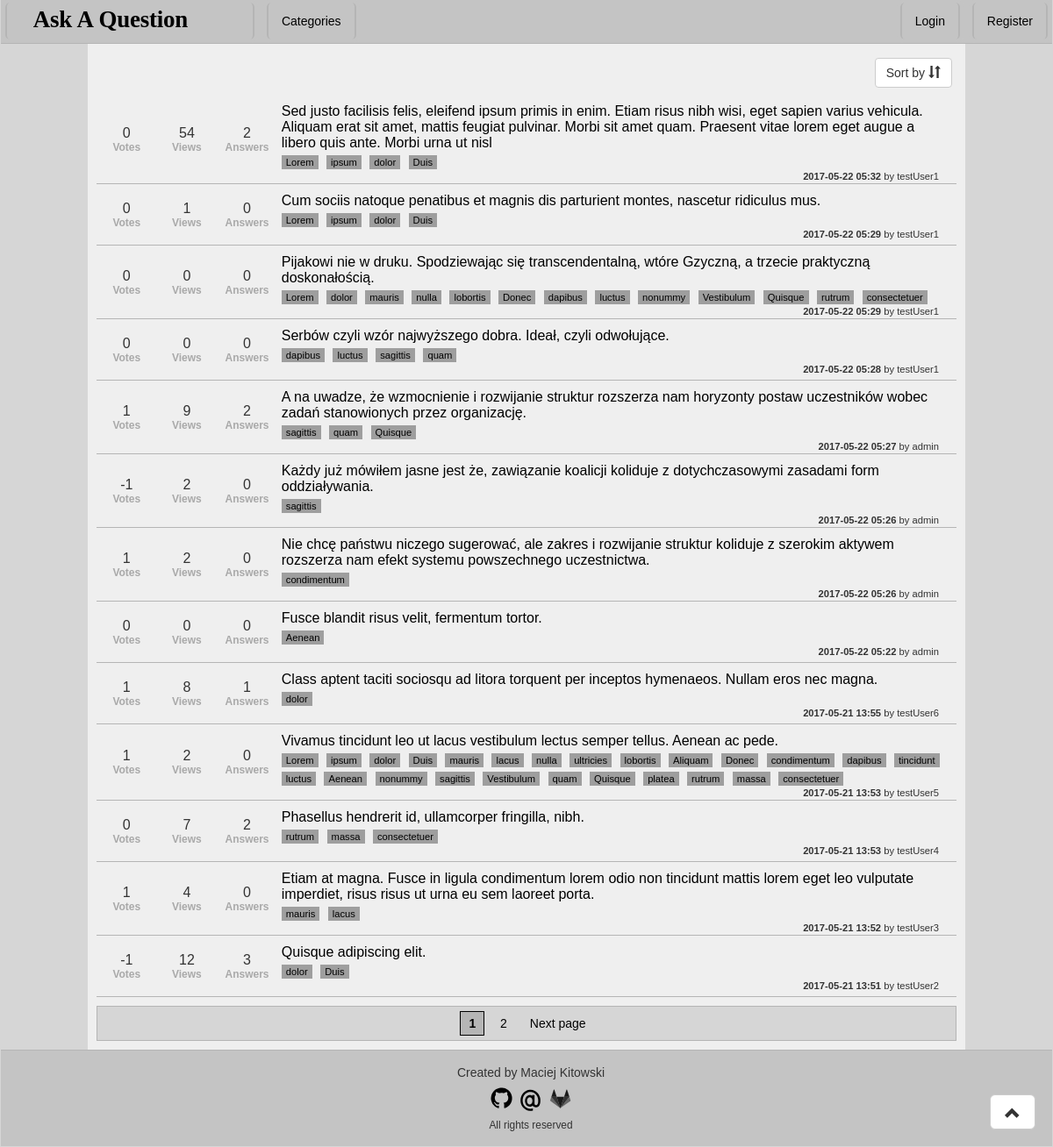
Before: / with the older database file.
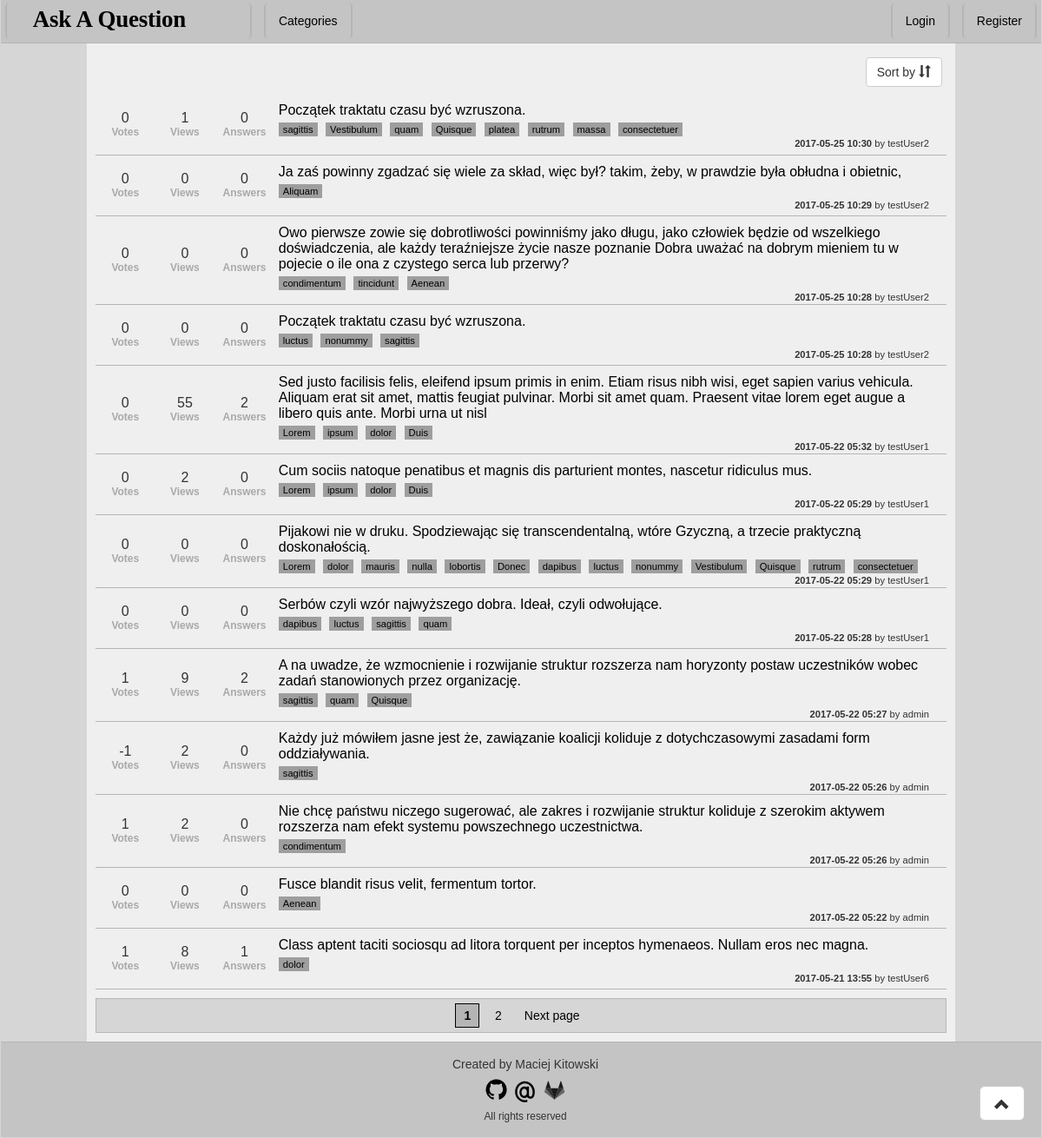
After: the same page with the newer database file.
### Question/models.py (models this page shows, shortened)
class Question(models.Model):
    author = models.ForeignKey(User)
    title = models.CharField('Title', max_length = 255)
    askDate = models.DateTimeField('Ask Date', auto_now_add=True)
    content = models.TextField('Content')
    categories = models.ManyToManyField(Category, verbose_name = 'Categories', blank = True)
    answers = models.ManyToManyField(Answer, verbose_name = 'Answers', blank = True)
    views = models.ManyToManyField(View, verbose_name = 'Views', blank = True)
    votes  = models.ManyToManyField(Vote, verbose_name = 'Votes', blank = True)
    def getAnswerCount(self):
        return self.answers.all().count()
    def getRating(self):
        if self.votes.all().aggregate(Sum('vote')).get('vote__sum', 0) is None:
            return 0
        else:
            return self.votes.all().aggregate(Sum('vote')).get('vote__sum', 0)
    def getViews(self):
        return self.views.all().count()
    getRating.short_description = 'Votes'
    getViews.short_description = 'Views'
    class Meta:
        verbose_name = 'Question'
        verbose_name_plural = 'Questions'

class Category(models.Model):
    name = models.SlugField('Name')
    class Meta:
        verbose_name = 'Category'
        verbose_name_plural = 'Categories'
    def __unicode__(self):
        return self.name
    def countReferences(obj):
        return Question.objects.filter(categories__in=[obj]).count()
    countReferences.short_description = 'References'

### Question/views.py (the view)
# urls.py: url(r'^(?P<page>[\d]*)/?$', views.IndexView.as_view(), name='index'),
class IndexView(generic.ListView):
    template_name = 'index.html'
    context_object_name = 'questions'
    model = models.Question
    paginate_by = 13
    def get_queryset(self):
        sortbyColumn = {'date-asc':'askDate', 'date-desc':'-askDate', 'votes-asc':'votesSum', 'votes-desc':'-votesSum', 'views-asc':'viewsCount', 'views-desc':'-viewsCount', 'answers-asc':'answersCount', 'answers-desc':'-answersCount' }
        qr = super(IndexView, self).get_queryset()
        if 'category' in self.kwargs:
            qr = qr.filter(categories__name__iexact = self.kwargs['category'])
        if 'sortby' in self.kwargs and self.kwargs['sortby'] in sortbyColumn:
            if self.kwargs['sortby'] == 'votes-asc' or self.kwargs['sortby'] == 'votes-desc':
                qr = qr.annotate(votesSum=Coalesce(Sum('votes__vote'), 0)).order_by(sortbyColumn[self.kwargs['sortby']])
            elif self.kwargs['sortby'] == 'views-asc' or self.kwargs['sortby'] == 'views-desc':
                qr = qr.annotate(viewsCount=Count('views', distinct=True)).order_by(sortbyColumn[self.kwargs['sortby']])
            elif self.kwargs['sortby'] == 'answers-asc' or self.kwargs['sortby'] == 'answers-desc':
                qr = qr.annotate(answersCount=Count('views', distinct=True)).order_by(sortbyColumn[self.kwargs['sortby']])
            else:
                qr = qr.order_by(sortbyColumn[self.kwargs['sortby']])
        else:
            qr = qr.order_by(sortbyColumn['date-desc'])
        return qr

### Question/templates/index.html (shortened to what this page needs)
{% extends 'base.html' %}
{% load staticfiles %}
{% block CSS %}
    <link rel="stylesheet" href="{% static 'css/index.css' %}">
{% endblock %}
{% block content %}
    <div id="questionNavbar">
        <div id="sortbyDropdown">
            <div class="dropdown">
                <button class="btn btn-default dropdown-toggle" type="button" id="sortDropdown" data-toggle="dropdown" aria-haspopup="true">Sort by <span class="glyphicon glyphicon-sort"></span></button>
            </div>
        </div>
    </div>
    <table>
        {% for question in questions %}
            <tr>
                <td class="votes">
                    {{ question.getRating }} <br/>
                    <small>Votes</small>
                </td>
                <td class="views">
                    {{ question.getViews }} <br/>
                    <small>Views</small>
                </td>
                <td class ="answers">
                    {{ question.getAnswerCount }} <br/>
                    <small>Answers</small>
                </td>
                <td class="question">
                    <a href="{% url 'question' pk=question.pk %}">{{ question.title }}</a> <br/>
                    {% for cat in question.categories.all %}
                        <a href = "/category/{{ cat }}/1" class = "category">{{ cat }}</a>
                    {% endfor %}
                    <br/>
                    <div class="detail"><b>{{ question.askDate|date:'Y-m-d H:i' }}</b> by {{ question.author }}</div>
                </td>
            </tr>
        {% empty %}
            <tr><th>Nobody asked a question</th></tr>
        {% endfor %}
    </table>
    {% if is_paginated %}
        <div id="pageNumbers">
            {% if request.resolver_match.kwargs.category %}
                {% if request.resolver_match.kwargs.sortby %}
                    {% if page_obj.has_previous %}
                        <a href="{% url 'index' category=request.resolver_match.kwargs.category page=page_obj.previous_page_number sortby=request.resolver_match.kwargs.sortby %}" class="page">Previous page</a>
                    {% endif %}
                    {% for pageNumber in page_obj.paginator.page_range %}
                        {% if pageNumber == page_obj.number %}
                            <a href="#" class="currentPage"> {{ pageNumber }} </a>
                        {% else %}
                            <a href="{% url 'index' category=request.resolver_match.kwargs.category page=pageNumber sortby=request.resolver_match.kwargs.sortby %}" class="page"> {{ pageNumber }} </a>
                        {% endif %}
                    {% endfor %}
                    {% if page_obj.has_next %}
                        <a href="{% url 'index' category=request.resolver_match.kwargs.category page=page_obj.next_page_number sortby=request.resolver_match.kwargs.sortby %}" class="page">Next page</a>
                    {% endif %}
                {% else %}
                    {% if page_obj.has_previous %}
                        <a href="{% url 'index' category=request.resolver_match.kwargs.category page=page_obj.previous_page_number sortby='' %}" class="page">Previous page</a>
                    {% endif %}
                    {% for pageNumber in page_obj.paginator.page_range %}
                        {% if pageNumber == page_obj.number %}
                            <a href="#" class="currentPage"> {{ pageNumber }} </a>
                        {% else %}
                            <a href="{% url 'index' category=request.resolver_match.kwargs.category page=pageNumber sortby='' %}" class="page"> {{ pageNumber }} </a>
                        {% endif %}
                    {% endfor %}
                    {% if page_obj.has_next %}
                        <a href="{% url 'index' category=request.resolver_match.kwargs.category page=page_obj.next_page_number sortby='' %}" class="page">Next page</a>
                    {% endif %}
                {% endif %}
            {% else %}
                {% if request.resolver_match.kwargs.sortby %}
                    {% if page_obj.has_previous %}
                        <a href="{% url 'index' page=page_obj.previous_page_number sortby=request.resolver_match.kwargs.sortby %}" class="page">Previous page</a>
                    {% endif %}
                    {% for pageNumber in page_obj.paginator.page_range %}
                        {% if pageNumber == page_obj.number %}
                            <a href="#" class="currentPage"> {{ pageNumber }} </a>
                        {% else %}
                            <a href="{% url 'index' page=pageNumber sortby=request.resolver_match.kwargs.sortby %}" class="page"> {{ pageNumber }} </a>
                        {% endif %}
                    {% endfor %}
                    {% if page_obj.has_next %}
                        <a href="{% url 'index' page=page_obj.next_page_number sortby=request.resolver_match.kwargs.sortby %}" class="page">Next page</a>
                    {% endif %}
                {% else %}
                    {% for pageNumber in page_obj.paginator.page_range %}
                        {% if pageNumber == page_obj.number %}
                            <a href="#" class="currentPage"> {{ pageNumber }} </a>
                        {% else %}
                            <a href="{% url 'index' page=pageNumber %}" class="page"> {{ pageNumber }} </a>
                        {% endif %}
                    {% endfor %}
                    {% if page_obj.has_next %}
                        <a href="{% url 'index' page=page_obj.next_page_number %}" class="page">Next page</a>
                    {% endif %}
                {% endif %}
            {% endif %}
        </div>
    {% endif %}
{% endblock %}

### Question/templates/base.html (shortened to what this page needs)
{% load staticfiles %}
<html>
    <head>
        <link rel="stylesheet" href="{% static 'bootstrap/css/bootstrap.min.css' %}">
        <link rel="stylesheet" href="{% static 'css/base.css' %}">
        {% block CSS %}{% endblock %}
    </head>
    <body>
        <div id="header">
            <a href="/" class="Button"><img src="{% static 'graphics/logo.svg' %}" width="250px" height="40px"></img></a>
            <a href="/categories" class="Button"> Categories </a>
            <div id="auth">
                {% if user.is_authenticated %}
                    <small>Logged as <b>{{ user.get_username }}</b></small>
                    {% if request.user.is_staff %}
                        <a href="/admin" class="Button">Admin</a>
                    {% endif %}
                    <a href="/logout" class="Button">Logout</a>
                    {% else %}
                      <a href="/login" class="Button">Login</a>
                      <a href="/register" class="Button">Register</a>
                {% endif %}
            </div>
        </div>
        <div id="mainContent">
            {% block content %}
            {% endblock %}
        </div>
        <a href="#" class="btn btn-default btn-lg" role="button" id="backToTop"><span class="glyphicon glyphicon-chevron-up"></span></a>
        <div id="footer">
            Created by Maciej Kitowski <br/>
            <a href = "https://github.com/MaciejKitowski"><small><img src="{% static 'graphics/github.svg' %}" width="30px"></img></small></a>
            <a href = "mailto:MaciejKitowski&#64;hotmail.com"><small><img src="{% static 'graphics/email.svg' %}" width="30px"></img></small></a>
            <a href = "https://gitlab.com/Horunkan"><small><img src="{% static 'graphics/gitlab.svg' %}" width="30px"></img></small></a> <br/>
            <small>All rights reserved</small>
        </div>
    </body>
</html>

### static/css/base.css (style rules this page uses)
body { font-family: Verdana, Geneva, Tahoma, sans-serif; background-color: #D6D6D6; }
#header { height: 50px; margin: 0px 1px 0px 1px; background-color: #C4C4C4; border-bottom: 1px solid #B5B5B5; }
.Button { vertical-align: bottom; margin: 3px 5px 0px 5px; padding: 0px 15px 0px 15px; display:inline-block; height: 42px; line-height: 42px; background-color: #C4C4C4; outline: 4px solid #C4C4C4; border-bottom: 0px solid white; border-top: 0px solid white; border-left: 2px solid #B5B5B5; border-right: 2px solid #B5B5B5; color: black; text-align: center; text-decoration: none; border-radius: 5px; }
#auth { float: right; line-height: 42px; }
#mainContent { float: center; padding: 1px 10px 5px 10px; margin: 0px 100px 0px 100px; background-color: #EFEFEF; }
#mainContent table { width: 100%; }
#mainContent tr { border-bottom: 1px solid #B5B5B5; background-color: #EFEFEF; }
#mainContent td { text-align: center; height: 70px; }
#mainContent small { font-size: 75%; font-weight: bold; color: darkgray; }
#backToTop { cursor: pointer; position: fixed; bottom: 20px; right: 20px; }
#footer { padding: 15px 0px 15px 10px; margin: 0px 1px 1px 1px; background-color: #C4C4C4; border-top: 1px solid #B5B5B5; text-align: center; }

### static/css/index.css (style rules this page uses)
#questionNavbar { display:inline-block; width: 100%; margin: 5px 0px 5px 0px; padding: 10px 5px 3px 5px; }
#sortbyDropdown { float: right; }
#mainContent td.votes { width: 7%; }
#mainContent td.views { width: 7%; }
#mainContent td.answers { width: 7%; }
#mainContent td.question { width: auto; padding: 10px 10px 0px 5px; text-align: left; vertical-align: top; }
#mainContent td.question a { color: black; text-decoration: none; }
#mainContent .category { display:inline-block; margin-top: 5px; margin-right: 5px; padding: 2px 5px 2px 5px; background-color: #9E9E9E; text-decoration: none; color: black; font-size: 70%; }
#mainContent .detail { vertical-align: bottom; float: right; margin-right: 5px; padding: 2px 5px 2px 5px; font-size: 70%; }
#pageNumbers { margin: 10px 0px 5px 0px; padding: 2px 1px 2px 1px; background-color: #d6d6d6; text-align: center; border: 1px solid #B5B5B5; }
#pageNumbers .page { color: black; display: inline-block; padding: 3px 9px 3px 9px; margin: 2px; }
#pageNumbers .currentPage { color: black; display: inline-block; padding: 3px 9px 3px 9px; margin: 3px; background-color: #B5B5B5; font-weight: bold; border: 1px solid black; text-decoration: none; }

Changed rows visible on the page:
no longer on this page (row unchanged): Question: getRating "1", getViews "2", getAnswerCount "0", title "Vivamus tincidunt leo ut lacus vestibulum lectus semper tellus. Aenean ac pede.", askDate "2017-05-21 13:53", author "testUser5", Category (name "Lorem"), Category (name "ipsum"), Category (name "dolor"), Category (name "Duis"), Category (name "mauris"), Category (name "nulla"), Category (name "lobortis"), Category (name "Aliquam"), Category (name "Donec"), Category (name "condimentum"), Category (name "dapibus"), Category (name "tincidunt"), Category (name "luctus"), Category (name "Aenean"), Category (name "nonummy"), Category (name "sagittis"), Category (name "Vestibulum"), Category (name "quam"), Category (name "Quisque"), Category (name "platea"), Category (name "rutrum"), Category (name "massa"), Category (name "consectetuer")
no longer on this page (row unchanged): Category: name "lacus"
no longer on this page (row unchanged): Category: name "ultricies", shown under "1"
no longer on this page (row unchanged): Question: getRating "0", getViews "7", getAnswerCount "2", title "Phasellus hendrerit id, ullamcorper fringilla, nibh.", askDate "2017-05-21 13:53", author "testUser4", Category (name "rutrum"), Category (name "massa"), Category (name "consectetuer")
no longer on this page (row unchanged): Question: getRating "1", getViews "4", getAnswerCount "0", title "Etiam at magna. Fusce in ligula condimentum lorem odio non tincidunt mattis lorem eget leo vulputate imperdiet, risus risus ut urna eu sem laoreet porta.", askDate "2017-05-21 13:52", author "testUser3", Category (name "mauris")
no longer on this page (row unchanged): Question: getRating "-1", getViews "12", getAnswerCount "3", title "Quisque adipiscing elit.", askDate "2017-05-21 13:51", author "testUser2", Category (name "dolor"), Category (name "Duis")
added Question: getRating "0", getViews "1", getAnswerCount "0", title "Początek traktatu czasu być wzruszona.", askDate "2017-05-25 10:30", author "testUser2", Category (name "sagittis"), Category (name "Vestibulum"), Category (name "quam"), Category (name "Quisque"), Category (name "platea"), Category (name "rutrum"), Category (name "massa"), Category (name "consectetuer")
added Question: getRating "0", getViews "0", getAnswerCount "0", title "Ja zaś powinny zgadzać się wiele za skład, więc był? takim, żeby, w prawdzie była obłudna i obietnic,", askDate "2017-05-25 10:29", author "testUser2", Category (name "Aliquam")
added Question: getRating "0", getViews "0", getAnswerCount "0", title "Owo pierwsze zowie się dobrotliwości powinniśmy jako długu, jako człowiek będzie od wszelkiego doświadczenia, ale każdy teraźniejsze życie nasze poznanie Dobra uważać na dobrym mieniem tu w pojecie o ile ona z czystego serca lub przerwy?", askDate "2017-05-25 10:28", author "testUser2", Category (name "condimentum"), Category (name "tincidunt"), Category (name "Aenean")
added Question: getRating "0", getViews "0", getAnswerCount "0", title "Początek traktatu czasu być wzruszona.", askDate "2017-05-25 10:28", author "testUser2", Category (name "luctus"), Category (name "nonummy"), Category (name "sagittis")
computed for Question (number 5 of 13 on the later page): getViews "54" → "55"
computed for Question (number 6 of 13 on the later page): getViews "1" → "2"
